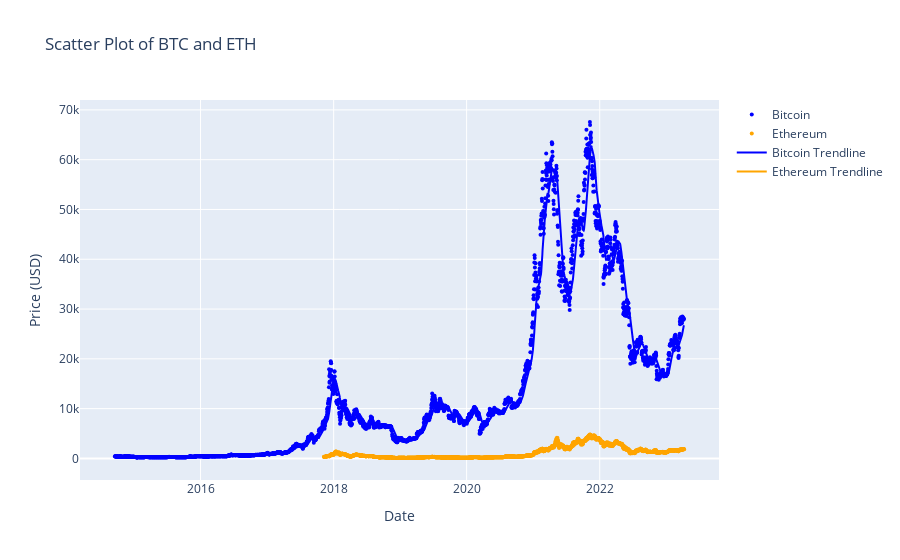

Write notebook code for a chart like this one.
### Code cell
import pandas as pd
import plotly.graph_objs as go


bitcoin_df = pd.read_csv("C:/Users/krort/Downloads/INFO450/Bitcoin prices.csv")
ethereum_df = pd.read_csv("C:/Users/krort/Downloads/INFO450/Ethereum prices.csv")




#I uppcased the letter D in column date
bitcoin_df = bitcoin_df.rename(columns={"date": "Date"})


ethereum_df = ethereum_df.rename(columns={"date": "Date"})


#I created an empty plotly figure object 
fig = go.Figure()

#For BTC and ETH I was able to create a scatter plot following the trends of the line 

fig.add_trace(
    go.Scatter(x=bitcoin_df['Date'], y=bitcoin_df['Close'], mode='markers', name="Bitcoin",
               line=dict(color='blue'),  
               marker=dict(size=4),  
               )
)

fig.add_trace(
    go.Scatter(x=ethereum_df['Date'], y=ethereum_df['Close'], mode='markers', name="Ethereum",
               line=dict(color='orange'), 
               marker=dict(size=4),  
               )
)

#This was the code I use previously from the trend line and used it to trace both currencies. Gives the average of closing price
#in a 30 window
fig.add_trace(
    go.Scatter(x=bitcoin_df['Date'], y=bitcoin_df['Close'].rolling(window=30).mean(),
               mode='lines', name="Bitcoin Trendline", line=dict(color='blue'))
)

fig.add_trace(
    go.Scatter(x=ethereum_df['Date'], y=ethereum_df['Close'].rolling(window=30).mean(),
               mode='lines', name="Ethereum Trendline", line=dict(color='orange'))
)

#as the other graphs, created and update the chart
fig.update_layout(title="Scatter Plot of BTC and ETH",
                  xaxis_title="Date",
                  yaxis_title="Price (USD)")

fig.show()

### Figure 1 — Plotly figure (JSON) as saved in the notebook; plotly's stock layout.template omitted (floating-point values rounded to 4 significant figures; data arrays with more than 128 entries replaced by an {"elided": "..."} marker saying what was removed)
{"data": [{"line": {"color": "blue"}, "marker": {"size": 4}, "mode": "markers", "name": "Bitcoin", "type": "scatter", "x": {"elided": "3125 str values"}, "y": {"elided": "3125 float values"}}, {"line": {"color": "orange"}, "marker": {"size": 4}, "mode": "markers", "name": "Ethereum", "type": "scatter", "x": {"elided": "1978 str values"}, "y": {"elided": "1978 float values"}}, {"line": {"color": "blue"}, "mode": "lines", "name": "Bitcoin Trendline", "type": "scatter", "x": {"elided": "3125 str values"}, "y": {"elided": "3125 float values"}}, {"line": {"color": "orange"}, "mode": "lines", "name": "Ethereum Trendline", "type": "scatter", "x": {"elided": "1978 str values"}, "y": {"elided": "1978 float values"}}], "layout": {"title": {"text": "Scatter Plot of BTC and ETH"}, "xaxis": {"title": {"text": "Date"}}, "yaxis": {"title": {"text": "Price (USD)"}}}}
